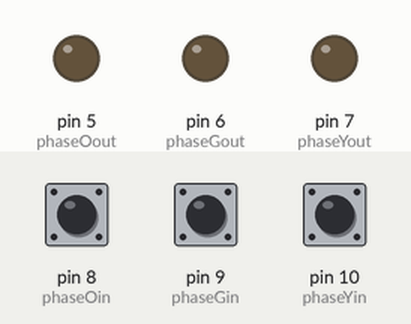
Simulated run of this sketch. Board: Arduino Uno, built with avr-gcc and run on an emulated ATmega328P. On the bench: output pins drawn as LEDs (lit = HIGH). The inputs (shaded band) are chosen by the test bench; at power-on: pin 8 (phaseOin) HIGH, pin 9 (phaseGin) HIGH, pin 10 (phaseYin) HIGH.

Above: at 1.2 s.
1.3 s: pin 8 (phaseOin) pulled LOW for 0.15 s
At 2.5 s:
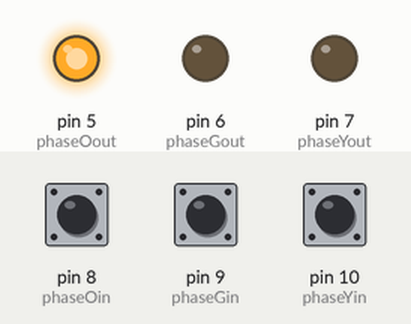
2.9 s: pin 9 (phaseGin) pulled LOW for 0.15 s
At 3.6 s:
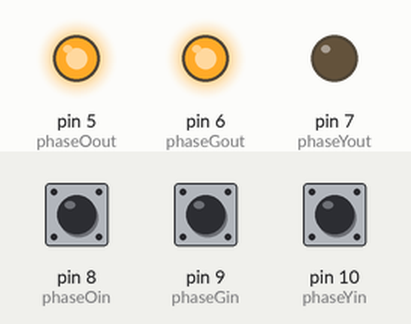
4.5 s: pin 10 (phaseYin) pulled LOW for 0.15 s
At 5.8 s:
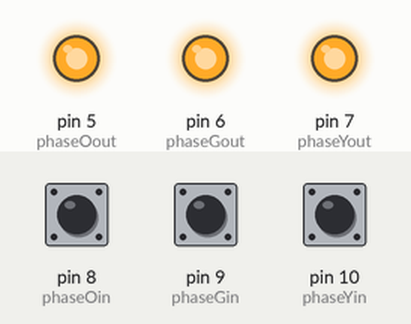
6.1 s: pin 8 (phaseOin) pulled LOW for 1 s
At 6.6 s:
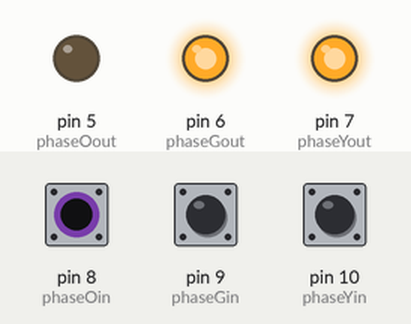
8.6 s: pin 9 (phaseGin) pulled LOW for 1 s
At 9.4 s:
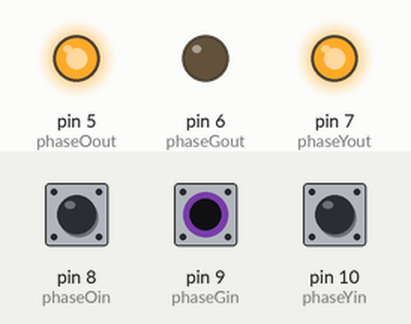
11.1 s: pin 9 (phaseGin) pulled LOW for 3.2 s
At 15.2 s:
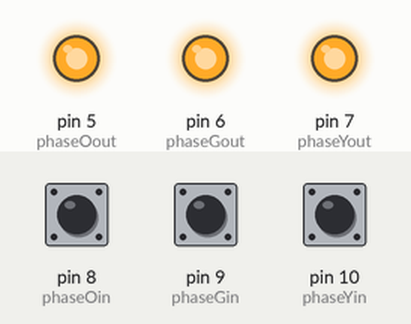
Timing chart, 0 to 16.7 s (numbered marks = the images above; inputs shaded):
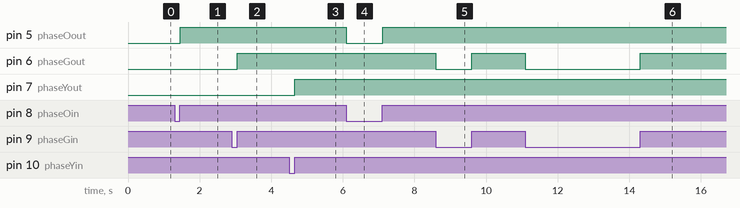

The sketch:

Tst12a_sketch_jan12a.ino
```cpp
// 3 Channel Signal Calibration

// include the pinchangeint library
#include <PinChangeInt.h>

// Assign channel in pins
const byte phaseOin = 8;
const byte phaseGin = 9;
const byte phaseYin = 10;

// Assign channel out pins
const byte phaseOout = 5;
const byte phaseGout = 6;
const byte phaseYout = 7;

// Setup signal outputs expected by external processor
volatile uint8_t phaseOStateIn;
volatile uint8_t phaseGStateIn;
volatile uint8_t phaseYStateIn;

// Setup signal time constants for calcs
unsigned long phaseOstart = 0;
volatile unsigned long phaseOend = 0;
volatile unsigned long phaseOintervalin = 0;

//Setup calibration & debounce constants
const int debounce = 500;
float calPercent = .85;

// These bit flags are set in FlagsShared to indicate which
// channels have new signals
const byte phaseOflag = 1;
const byte phaseGflag = 2;
const byte phaseYflag = 4;

// holds the update flags defined above
volatile uint8_t FlagsShared;

void setup()
{

  //Speed pin setup
  pinMode(phaseOout, OUTPUT);
  pinMode(phaseOin, INPUT);
  digitalWrite (phaseOin, HIGH);

  //PhaseO pin setup
  pinMode(phaseGout, OUTPUT);
  pinMode(phaseGin, INPUT);
  digitalWrite (phaseGin, HIGH);

  //PhaseG pin setup
  pinMode(phaseYout, OUTPUT);
  pinMode(phaseYin, INPUT);
  digitalWrite (phaseYin, HIGH);

  // use the PinChangeInt library to attach the interrupts
  // Pins chosen make this interchangeable with an Uno and Leo
  PCintPort::attachInterrupt(phaseOin, calcPhaseO,CHANGE);
  PCintPort::attachInterrupt(phaseGin, calcPhaseG,CHANGE);
  PCintPort::attachInterrupt(phaseYin, calcPhaseY,CHANGE);
}

void loop()
{
  // create local variables to hold a local copies of the channel inputs

  static uint8_t phaseOstate;

  unsigned long phaseOinterval;

  unsigned long phaseOdelay;

  unsigned long phaseOdelay2;

  unsigned long phaseOlast;

  static uint8_t phaseGstate;

  static uint8_t phaseYstate;

  // local copy of update flags

  static uint8_t UpdateFlags;

  // check shared update flags to see if any channels have a change in the signal

  if(FlagsShared)
  {
    noInterrupts();

    // turn interrupts off quickly to take local copies of the shared variables

    // take a local copy of which channels were updated in case we need to use this in the rest of loop

    UpdateFlags = FlagsShared;


    if(UpdateFlags & phaseOflag)
    {
      phaseOstate = phaseOStateIn;
      phaseOinterval = phaseOintervalin;
      phaseOlast = phaseOend;
    }

    if(UpdateFlags & phaseGflag)
    {
      phaseGstate = phaseGStateIn;
    }

    if(UpdateFlags & phaseYflag)
    {
      phaseYstate = phaseYStateIn;
    }

    // clear shared copy of updated flags

    FlagsShared = 0;

    interrupts(); // we have local copies of the inputs, so now we can turn interrupts back on

  }

  if(UpdateFlags & phaseOflag)
  {

    phaseOdelay=((phaseOinterval/calPercent)-phaseOinterval);
    phaseOdelay2=(phaseOdelay+phaseOdelay);

    if (phaseOstate==LOW)
    {
    delayMicroseconds(phaseOdelay);
    digitalWrite(phaseOout, phaseOstate);
    }
    else
    {
    delayMicroseconds(phaseOdelay2);
    digitalWrite(phaseOout, phaseOstate);
    }
  }


  if(UpdateFlags & phaseGflag)
  {
    digitalWrite(phaseGout, phaseGstate);
  }


  if(UpdateFlags & phaseYflag)
  {
    digitalWrite(phaseYout, phaseYstate);
  }

  UpdateFlags = 0;
}


//  interrupt service routines

void calcPhaseO()
{
  phaseOStateIn = digitalRead(phaseOin);
  phaseOstart = micros();

  if ((phaseOstart-phaseOend)>debounce)
    {
      phaseOintervalin=phaseOstart-phaseOend;
      phaseOend=phaseOstart;
    }
  FlagsShared |= phaseOflag;
}

void calcPhaseG()
{
  phaseGStateIn = digitalRead(phaseGin);
  FlagsShared |= phaseGflag;
}

void calcPhaseY()
{
  phaseYStateIn = digitalRead(phaseYin);
  FlagsShared |= phaseYflag;
}
```

Measured:
- after the input at 1.3 s, pin 5 (phaseOout): LOW → HIGH after 0.15 s
- after the input at 2.9 s, pin 6 (phaseGout): LOW → HIGH after 0.15 s
- after the input at 4.5 s, pin 7 (phaseYout): LOW → HIGH after 0.15 s
- after the input at 6.1 s, pin 5 (phaseOout): HIGH → LOW at once, → HIGH 1.0 s later
- after the input at 8.6 s, pin 6 (phaseGout): HIGH → LOW at once, → HIGH 1.0 s later
- after the input at 11.1 s, pin 6 (phaseGout): HIGH → LOW at once, → HIGH 3.2 s later
